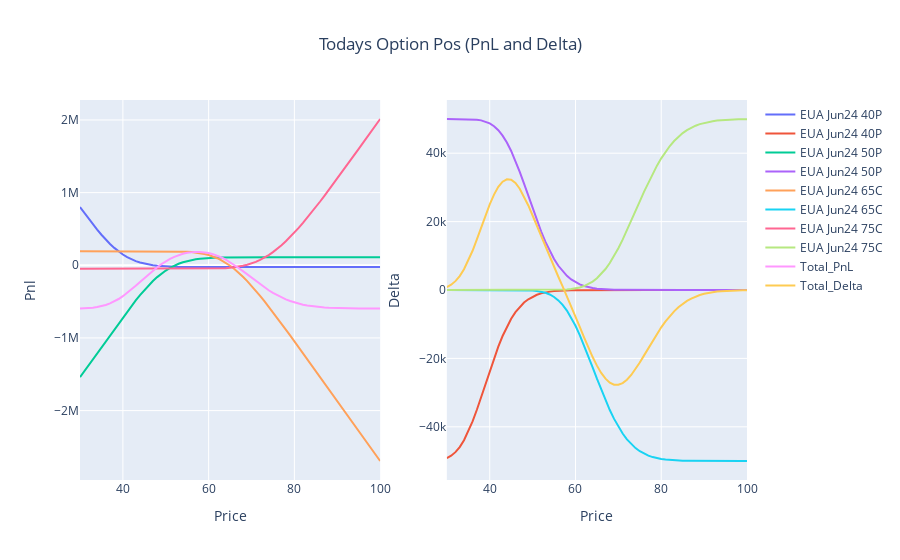

Write notebook code for a chart like this one.
### Markdown cell above
## End of May

### Code cell
pnl_delta_plot(end_of_may)
